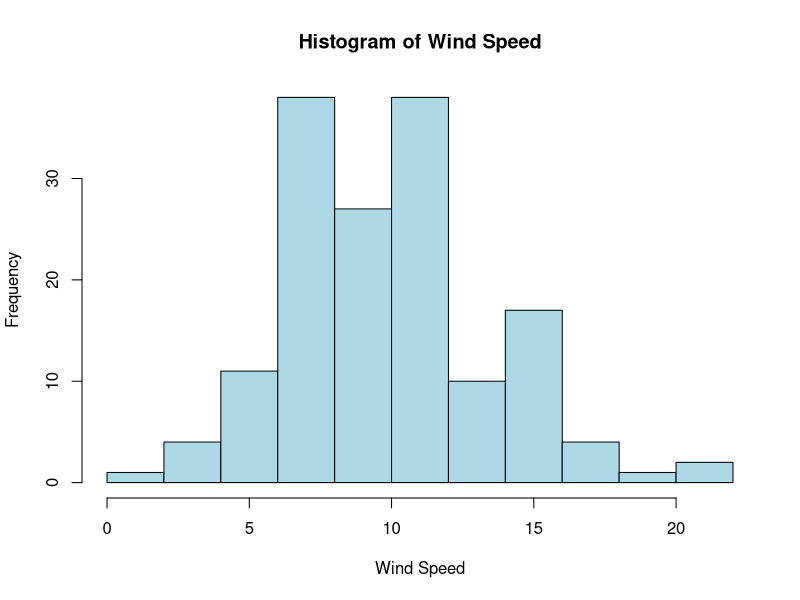
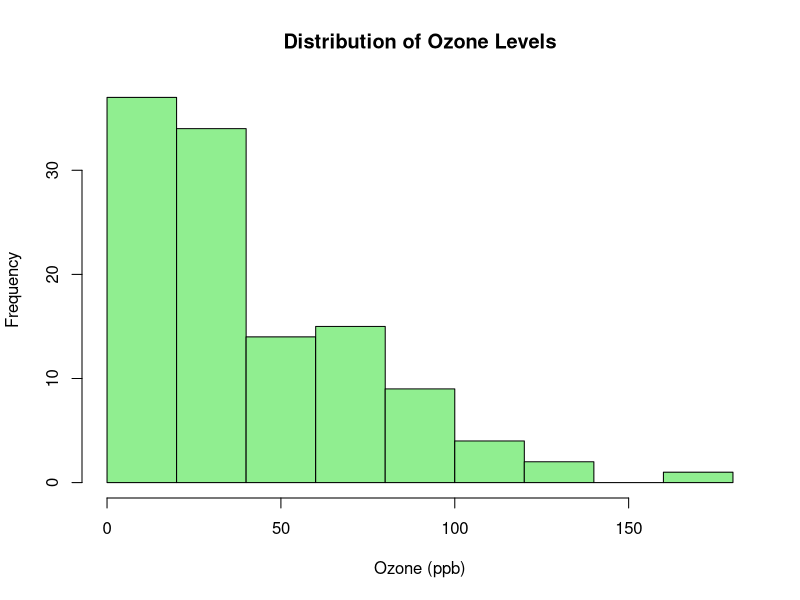
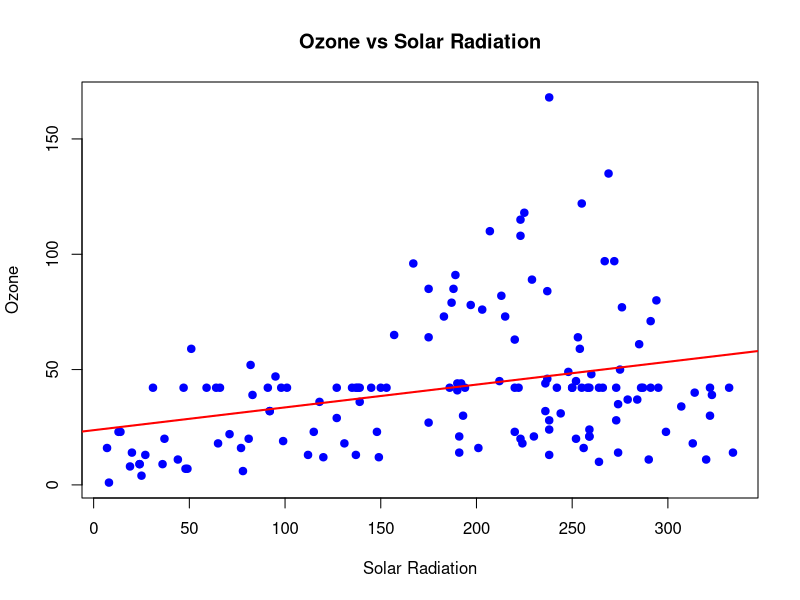

Write the R code that produced these figures, in order.
#=================================================
# Load Air Quality Dataset
#=================================================

data(airquality)

aq <- airquality   # alias for convenience

#=================================================
# 1(a) Extract first five rows
#=================================================

head(aq, 5)

#=================================================
# 1(b) Compute mean temperature (without built-in mean)
#=================================================

temp_sum <- 0
count <- 0

for (i in aq$Temp) {
  if (!is.na(i)) {
    temp_sum <- temp_sum + i
    count <- count + 1
  }
}

mean_temp <- temp_sum / count
mean_temp

#=================================================
# 1(c) Coldest day in the month of May
#=================================================

may_data <- aq[aq$Month == 5, ]

coldest_day <- may_data[which.min(may_data$Temp), c("Day", "Temp")]
coldest_day

#=================================================
# 2(a) Number of days wind speed > 17 mph
#=================================================

sum(aq$Wind > 17, na.rm = TRUE)

#=================================================
# 2(b) Mean, Median, Mode of Wind Speed
#=================================================

# Mean
mean(aq$Wind, na.rm = TRUE)

# Median
median(aq$Wind, na.rm = TRUE)

# Mode function
mode_value <- function(x) {
  x <- x[!is.na(x)]
  ux <- unique(x)
  ux[which.max(tabulate(match(x, ux)))]
}

mode_value(aq$Wind)

#=================================================
# 2(c) Comment on skewness of Wind Speed
#=================================================

hist(aq$Wind,
     main = "Histogram of Wind Speed",
     xlab = "Wind Speed",
     col = "lightblue")

# (Right-skewed / Left-skewed based on histogram shape)

#=================================================
# 3(a) Summary statistics of airquality dataset
#=================================================

summary(aq)

#=================================================
# 3(b) Plot distribution of air quality (Ozone)
#=================================================

hist(aq$Ozone,
     main = "Distribution of Ozone Levels",
     xlab = "Ozone (ppb)",
     col = "lightgreen")

#=================================================
# 3(c) Average of Ozone, Solar.R, Wind, Temp per Month
# (Using base R instead of cast for exam safety)
#=================================================

aggregate(cbind(Ozone, Solar.R, Wind, Temp) ~ Month,
          data = aq,
          FUN = mean,
          na.rm = TRUE)

#=================================================
# 4(a) Handle Missing Values
# Rule:
# If NA < 10% → drop rows
# Else → replace with mean
#=================================================

for (col in names(aq)) {
  na_count <- sum(is.na(aq[[col]]))
  total <- length(aq[[col]])
  
  if (na_count / total < 0.10) {
    aq <- aq[!is.na(aq[[col]]), ]
  } else {
    aq[[col]][is.na(aq[[col]])] <- mean(aq[[col]], na.rm = TRUE)
  }
}

summary(aq)

#=================================================
# 4(b) Linear Regression: Ozone vs Solar.R
#=================================================

model <- lm(Ozone ~ Solar.R, data = aq)
summary(model)

#=================================================
# 4(c) Scatter plot with regression line
#=================================================

plot(aq$Solar.R, aq$Ozone,
     pch = 19,
     col = "blue",
     xlab = "Solar Radiation",
     ylab = "Ozone",
     main = "Ozone vs Solar Radiation")

abline(model, col = "red", lwd = 2)
